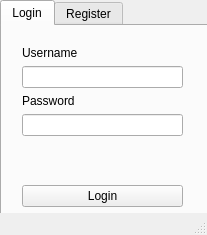
<?xml version="1.0" encoding="UTF-8"?>
<ui version="4.0">
 <class>login</class>
 <widget class="QMainWindow" name="login">
  <property name="geometry">
   <rect>
    <x>0</x>
    <y>0</y>
    <width>207</width>
    <height>235</height>
   </rect>
  </property>
  <property name="windowTitle">
   <string>MainWindow</string>
  </property>
  <widget class="QWidget" name="centralwidget">
   <widget class="QTabWidget" name="login_tab">
    <property name="geometry">
     <rect>
      <x>0</x>
      <y>0</y>
      <width>211</width>
      <height>241</height>
     </rect>
    </property>
    <property name="currentIndex">
     <number>0</number>
    </property>
    <widget class="QWidget" name="tab">
     <attribute name="title">
      <string>Login</string>
     </attribute>
     <widget class="QWidget" name="verticalLayoutWidget">
      <property name="geometry">
       <rect>
        <x>20</x>
        <y>20</y>
        <width>161</width>
        <height>161</height>
       </rect>
      </property>
      <layout class="QVBoxLayout" name="verticalLayout">
       <item>
        <widget class="QLabel" name="label">
         <property name="text">
          <string>Username</string>
         </property>
        </widget>
       </item>
       <item>
        <widget class="QLineEdit" name="login_username"/>
       </item>
       <item>
        <widget class="QLabel" name="label_2">
         <property name="text">
          <string>Password</string>
         </property>
        </widget>
       </item>
       <item>
        <widget class="QLineEdit" name="login_password"/>
       </item>
       <item>
        <spacer name="verticalSpacer">
         <property name="orientation">
          <enum>Qt::Vertical</enum>
         </property>
         <property name="sizeHint" stdset="0">
          <size>
           <width>20</width>
           <height>40</height>
          </size>
         </property>
        </spacer>
       </item>
       <item>
        <widget class="QLabel" name="login_errorbox">
         <property name="text">
          <string/>
         </property>
        </widget>
       </item>
       <item>
        <widget class="QPushButton" name="login_button">
         <property name="text">
          <string>Login</string>
         </property>
        </widget>
       </item>
      </layout>
     </widget>
    </widget>
    <widget class="QWidget" name="tab_2">
     <attribute name="title">
      <string>Register</string>
     </attribute>
     <widget class="QWidget" name="verticalLayoutWidget_3">
      <property name="geometry">
       <rect>
        <x>20</x>
        <y>20</y>
        <width>161</width>
        <height>161</height>
       </rect>
      </property>
      <layout class="QVBoxLayout" name="verticalLayout_3">
       <item>
        <widget class="QLabel" name="label_5">
         <property name="text">
          <string>Username</string>
         </property>
        </widget>
       </item>
       <item>
        <widget class="QLineEdit" name="register_username"/>
       </item>
       <item>
        <widget class="QLabel" name="label_6">
         <property name="text">
          <string>Password</string>
         </property>
        </widget>
       </item>
       <item>
        <widget class="QLineEdit" name="register_password"/>
       </item>
       <item>
        <spacer name="verticalSpacer_2">
         <property name="orientation">
          <enum>Qt::Vertical</enum>
         </property>
         <property name="sizeHint" stdset="0">
          <size>
           <width>20</width>
           <height>40</height>
          </size>
         </property>
        </spacer>
       </item>
       <item>
        <widget class="QLabel" name="register_errorbox">
         <property name="text">
          <string/>
         </property>
        </widget>
       </item>
       <item>
        <widget class="QPushButton" name="register_button">
         <property name="text">
          <string>Register</string>
         </property>
        </widget>
       </item>
      </layout>
     </widget>
    </widget>
   </widget>
  </widget>
  <widget class="QStatusBar" name="statusbar"/>
 </widget>
 <resources/>
 <connections/>
</ui>
